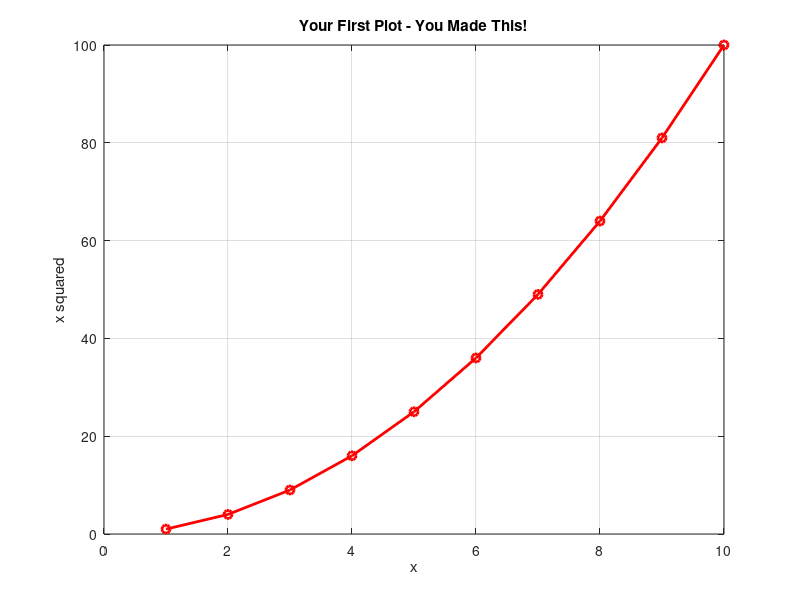
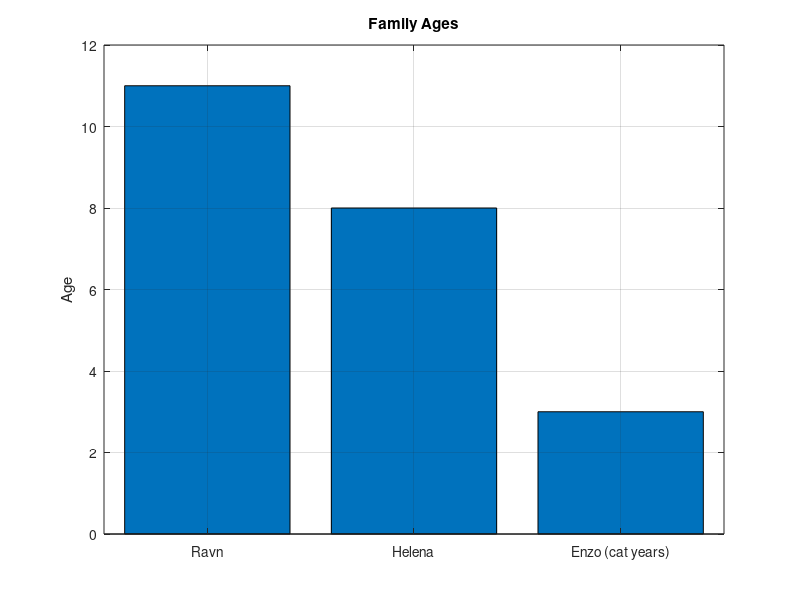

The MATLAB source for these figures, in order:
% demo_hello.m - Your very first Matlab script!
% Part of: Matlab for Computational Neuroscience, Module 01
%
% Run this script to see: a plot of x-squared and a bar chart of family ages
%
clear; clc; close all;

%% Section 1: Your First Plot
% Let's make something happen RIGHT NOW.
% These next few lines create some data and plot it.

x = 1:10;
y = x.^2;
plot(x, y, 'ro-', 'LineWidth', 2);
title('Your First Plot - You Made This!');
xlabel('x');
ylabel('x squared');
grid on;

% What just happened?
% -------------------
% Line by line:
%   x = 1:10         -> Created a list of numbers from 1 to 10
%   y = x.^2         -> Squared each number (the dot means "do it to each element")
%   plot(x, y, ...)  -> Drew a line connecting the points
%   'ro-'            -> r = red, o = circle markers, - = solid line
%   'LineWidth', 2   -> Made the line thicker so it's easy to see
%   title(...)       -> Added a title at the top
%   xlabel/ylabel    -> Labeled the axes
%   grid on          -> Added grid lines for easier reading

%% Section 2: A Bar Chart of Family Ages
% Let's try a different kind of plot: a bar chart.
% This time we'll use some real data.

figure;  % Opens a new figure window (so we keep the first plot too)

names = {'Ravn', 'Helena', 'Enzo (cat years)'};
ages = [11, 8, 3];

bar(ages);
set(gca, 'XTickLabel', names);
ylabel('Age');
title('Family Ages');
grid on;

fprintf('Ravn is %d, Helena is %d, and Enzo is %d (in cat years).\n', ages(1), ages(2), ages(3));
disp('You just made two plots with a few lines of code!');
